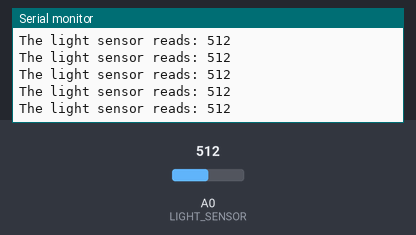
A sketch run on a simulated Arduino Uno, built with avr-gcc and run on an emulated ATmega328P. Shown: the last lines printed to the serial monitor. The inputs (shaded band) are chosen by the test bench; at power-on: A0 (LIGHT_SENSOR) = 512.

Above: at 1.2 s.
1.3 s: A0 (LIGHT_SENSOR) set to 716
At 1.31 s:
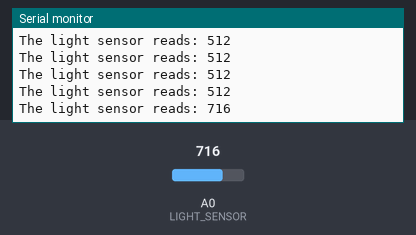
2.8 s: A0 (LIGHT_SENSOR) set to 900
At 2.82 s:
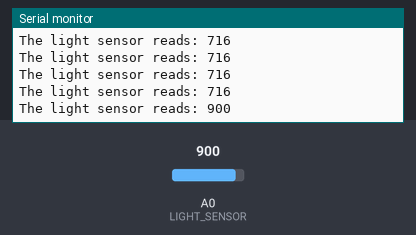
Timing chart, 0 to 5.8 s (numbered marks = the images above; inputs shaded):
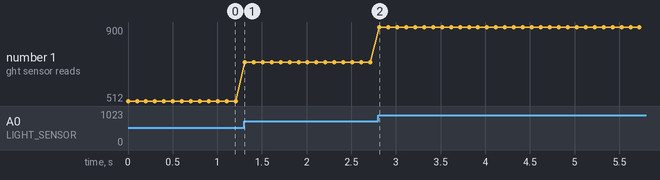

Measured:
- after the input at 1.3 s, the serial monitor: prints a new line at once (image 1)
- after the input at 2.8 s, the serial monitor: prints a new line at once (image 2)
- plotted number 1: 512 → 716 after the input at 1.3 s, 716 → 900 after the input at 2.8 s

The sketch:

light-sensor.ino
```cpp
#define LIGHT_SENSOR A0

void setup() {
  Serial.begin(9600);

  // Initialize the pin to read the light sensor.
  pinMode(LIGHT_SENSOR, INPUT);
}

void loop() {
  // Grab the value from the sensor.
  // High values mean it's dark, low values mean it's light.
  int light_reading = analogRead(LIGHT_SENSOR);

  // Report the value that was read.
  Serial.print("The light sensor reads: ");
  Serial.println(light_reading);

  // A short delay so that data isn't being faster than a
  // human can read it.
  delay(100);
}
```
